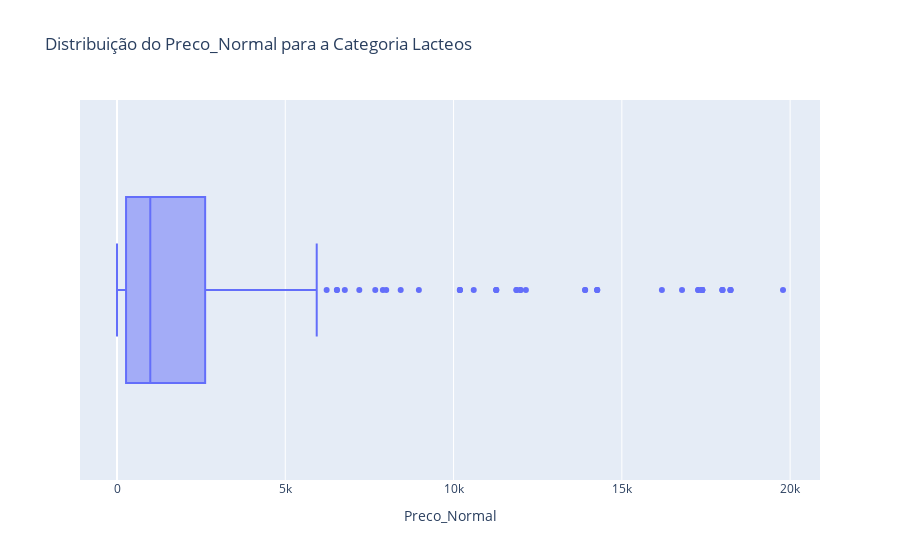

The notebook cell this image was saved under:
### Markdown cell above
Dica: Para trazer apenas os dados da categoria que você deseja você pode usar o df.loc[df['Categoria'] == 'CATEGORIA ESCOLHIDA'

### Code cell
# Filtrar os dados para a categoria com o maior desvio padrão (lacteos)
categoria_maior_desvio = df[df['Categoria'] == 'lacteos']

# Criar o boxplot com plotly.express
fig = px.box(categoria_maior_desvio, x='Preco_Normal', title='Distribuição do Preco_Normal para a Categoria Lacteos')
fig.show()

### Figure 1 — Plotly figure (JSON) as saved in the notebook; plotly's stock layout.template omitted (floating-point values rounded to 4 significant figures; data arrays with more than 128 entries replaced by an {"elided": "..."} marker saying what was removed)
{"data": [{"alignmentgroup": "True", "hovertemplate": "Preco_Normal=%{x}<extra></extra>", "legendgroup": "", "marker": {"color": "#636efa"}, "name": "", "notched": false, "offsetgroup": "", "orientation": "h", "showlegend": false, "type": "box", "x": {"elided": "447 int values"}, "x0": " ", "xaxis": "x", "y0": " ", "yaxis": "y"}], "layout": {"autosize": true, "boxmode": "group", "legend": {"tracegroupgap": 0}, "title": {"text": "Distribuição do Preco_Normal para a Categoria Lacteos"}, "xaxis": {"anchor": "y", "autorange": true, "domain": [0, 1], "range": [-1099.0, 20890.0], "title": {"text": "Preco_Normal"}, "type": "linear"}, "yaxis": {"anchor": "x", "autorange": true, "domain": [0, 1], "range": [-0.5, 0.5], "type": "category"}}}
